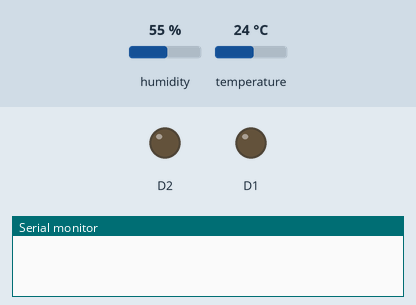
The sketch below on a simulated ESP8266 (NodeMCU). On the bench: output pins drawn as LEDs (lit = HIGH), the last lines printed to the serial monitor. The test bench sets the inputs (shaded band); at power-on: humidity 55 %, temperature 24 °C.

Above: at 1.7 s.
1.8 s: humidity set to 22 %
At 6.5 s:
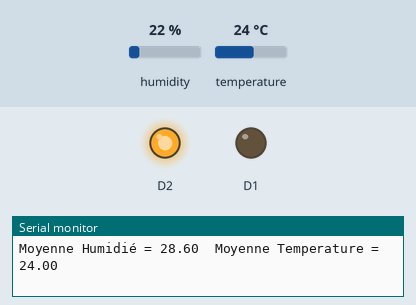
7.8 s: humidity set to 40 %
At 8.9 s:
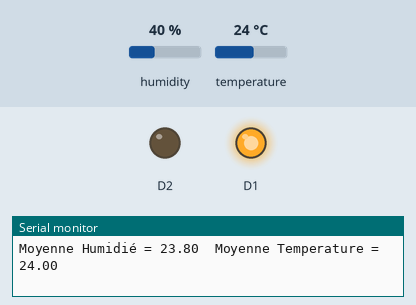
13.8 s: humidity set to 68 %
At 20.7 s:
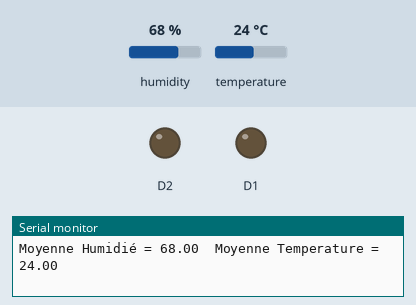
Timing chart, 0 to 22.2 s (numbered marks = the images above; inputs shaded):
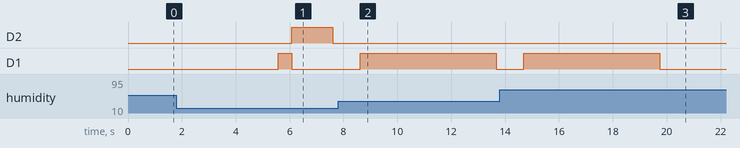

The sketch:

temperature.ino
```cpp
#include "DHT.h"        // including the library of DHT11 temperature and humidity sensor
#define DHTTYPE DHT11   // DHT 11

#define dht_dpin D4
DHT dht(dht_dpin, DHTTYPE);


float temp[10];
float hum[10];
float moyenneT = 0;
float new_moyT = 0;
float new_moyH = 0;
float moyenneH = 0;
float sumT = 0;
float sumH = 0;

int i=0;
void setup(void)
{
  dht.begin();
  pinMode(D2, OUTPUT);
  pinMode(D1, OUTPUT);
  Serial.begin(9600);
  delay(500);

}
void loop() {
    float h = dht.readHumidity();
    float t = dht.readTemperature();

    if(i < 10) {
      temp[i] = t;
      hum[i] = h;

      i++;
    } else {

      for(int j = 0; j < 9; j++){
        temp[j] = temp[j+1];
      }
      temp[9] = t;
      for(int x = 0; x < 10; x++){
        sumT += temp[x];
      }
      moyenneT = sumT/10;
      digitalWrite(D2, LOW);
      digitalWrite(D1, LOW);
      sumT = 0;

      for(int j = 0; j < 9; j++){
        hum[j] = hum[j+1];
      }
      hum[9] = h;
      for(int y = 0; y < 10; y++){
        sumH += hum[y];
      }
      moyenneH = sumH/10;

      sumH = 0;

      Serial.print("Moyenne Humidié = ");
      Serial.print(moyenneH);
      Serial.print("\t");
      Serial.print("Moyenne Temperature = ");
      Serial.println(moyenneT);


      if(new_moyH != moyenneH){
        if(new_moyH > moyenneH){
          digitalWrite(D2, HIGH);
          digitalWrite(D1, LOW);
        } else {
          digitalWrite(D2, LOW);
          digitalWrite(D1, HIGH);
        }
      }
      new_moyT = moyenneT;
      new_moyH = moyenneH;
      moyenneT = 0;
      moyenneH = 0;

    }

  delay(500);
}
```

Measured:
- after the input at 1.8 s, D2: LOW → HIGH after 4.3 s, → LOW 1.5 s later
- after the input at 7.8 s, D1: LOW → HIGH after 0.82 s, → LOW 5.0 s later
- after the input at 13.8 s, D1: LOW → HIGH after 0.89 s, → LOW 5.0 s later
